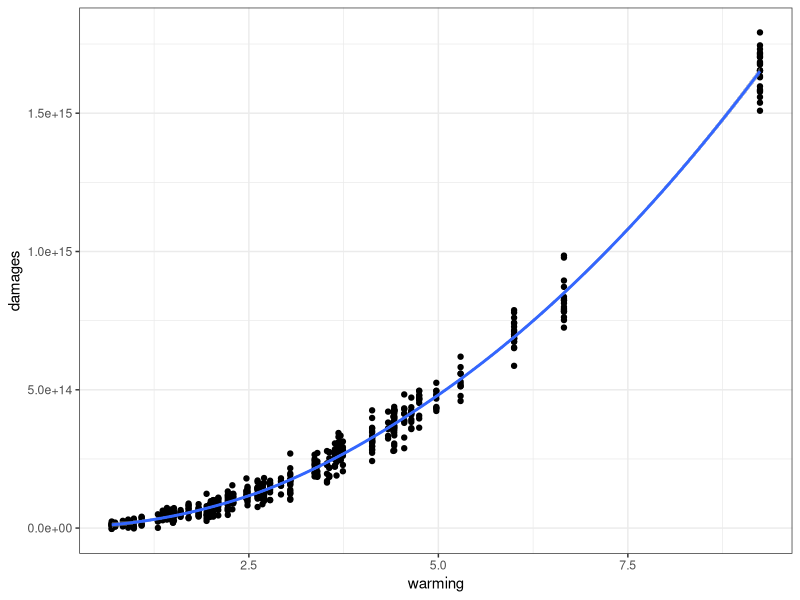
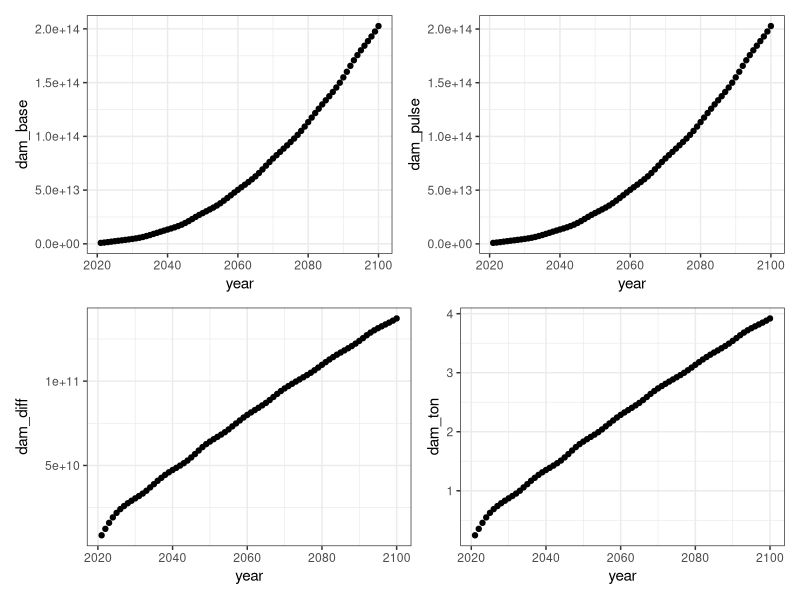

Recreate these plots in R, in order.
## ---- chunk 1
knitr::opts_chunk$set(echo = TRUE)
library(tidyverse)
library(here)
library(ggpubr)
library(patchwork)
## ---- chunk 2
#read data
dam <- read.csv(here("data/damages.csv"))
warm <- read.csv("data/warming.csv")
## ---- chunk 3
#Question 1
#dam^2
dam <- dam %>% 
  mutate(warm2 = warming^2)

#dam_lm
dam_lm <- lm(damages ~ warming + warm2, data=dam)

dam_lm[["coefficients"]][["(Intercept)"]] <- 0

#plot
dam_plot <- ggplot(data=dam) +
  geom_point(aes(x=warming, y=damages)) +
  stat_smooth(data=dam_lm, aes(x=warming, y=damages)) +
  theme_bw()

dam_plot
## ---- chunk 4
#Question 2
x <-dam_lm[["coefficients"]][["warming"]]
x2 <-dam_lm[["coefficients"]][["warm2"]]
int <-dam_lm[["coefficients"]][["(Intercept)"]]

warm <- warm %>% 
  mutate(dam_base = (warming_baseline*x) + ((warming_baseline)^2*x2) + int,
         dam_pulse = (warming_pulse*x) + ((warming_pulse)^2*x2) + int,
         dam_diff = dam_pulse - dam_base,
         dam_ton = dam_diff/35000000000)

#graphs
dam_base_plot <- ggplot(data = warm) +
  geom_point(aes(x=year, y=dam_base)) +
  theme_bw()

dam_pulse_plot <- ggplot(data = warm) +
  geom_point(aes(x=year, y=dam_pulse)) +
  theme_bw()

dam_diff_plot <- ggplot(data = warm) +
  geom_point(aes(x=year, y=dam_diff)) +
  theme_bw()

dam_ton_plot <- ggplot(data = warm) +
  geom_point(aes(x=year, y=dam_ton)) +
  theme_bw()

q2_patched <- (dam_base_plot + dam_pulse_plot) / (dam_diff_plot + dam_ton_plot)

q2_patched
## ---- chunk 5
